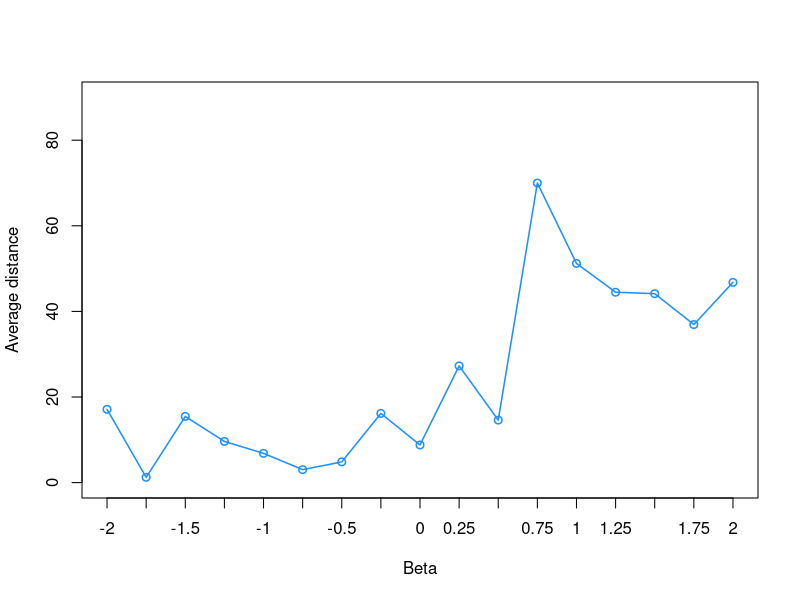

Generate this figure with R:
rm(list=ls()) ## clean workspace

######## FUNCTIONS ##################

#### parmeterize competitive interaction matrix with metabolic theory
interaction_matrix_random <- function(M,num,alpha,E){
  Inte <- runif(num*num)
  Inte <- matrix(Inte, ncol = num, nrow = num)
  for (a in 1:length(M)) {
    for (b in 1:length(M)) {
      Inte[a,b] <- (M[b]/M[a])^(alpha)*exp((E[a]-E[b]))*(1/sqrt(num))
    }
  }
  diag(Inte) <- 1 # per niche framework
  Inte <- abs(Inte)*-1  #competition
  return(Inte)
}


#### Function to calculate distance between centroid and K
theta <- function(H,r){
  r_c <- v_centroid(H)
  out <- acos(sum(r_c*r)/(sqrt(sum(r^2))*sqrt(sum(r_c^2))))*180/pi
  return(out)
}

### Function to calculate centroid
v_centroid <- function(G){
  n <- nrow(G)
  D <- diag(1/sqrt(diag(t(G)%*%G)))
  G_n <- G %*% D
  v_c <- rowSums(G_n) /n 
  v_c <- t(t(v_c))
  return(v_c)
}


### Function to parameterize vector K
v_mt <- function(beta,num,M){ 
  v <- M^(beta)
  v <- v / sqrt(sum(v^2)) #normalization on the sphere
  v
}

###### END OF FUNCTIONS ##########


### initialization
num = 5 # number of species
loop <- 10^5  ### How many iterations
### ramnge of betas to study
rbeta <- c(-2,-1.75,-1.5,-1.25,-1,-0.75,-0.5,-0.25,0,0.25,0.5,0.75,1,1.25,1.5,1.75,2)
angle <- rep(0,length(beta))

## generate matrices abd analysis
for (i in 1:length(rbeta)) {
  beta <- rbeta[i]
  for (j in 1:loop) {
    M <- runif(num,0,1) ## MASS
    M <- M / sum(M)
    E <- runif(num,0.5,0.7) ## ACTIVATION ENERGY
    A <- interaction_matrix_random(M,num,alpha=3/4,E)  ## fixed ALPHA
    r_mt <- v_mt(beta,num,M)  ## VECTOR K
  }
  angle[i] <- theta(-A,r_mt) ### DISTANCE
}


### PLOT
plot(rbeta,angle,xlab ='Beta',xaxt = "n",ylab = 'Average distance',type='o',col='dodgerblue',cex.lab=1,lwd=1.5,axis.ticks=3,ylim = c(0,90))
axis(1, at = seq(-2,2,by = 0.25),labels = c(-2,-1.75,-1.5,-1.25,-1,-0.75,-0.5,-0.25,0,0.25,0.5,0.75,1,1.25,1.5,1.75,2))
